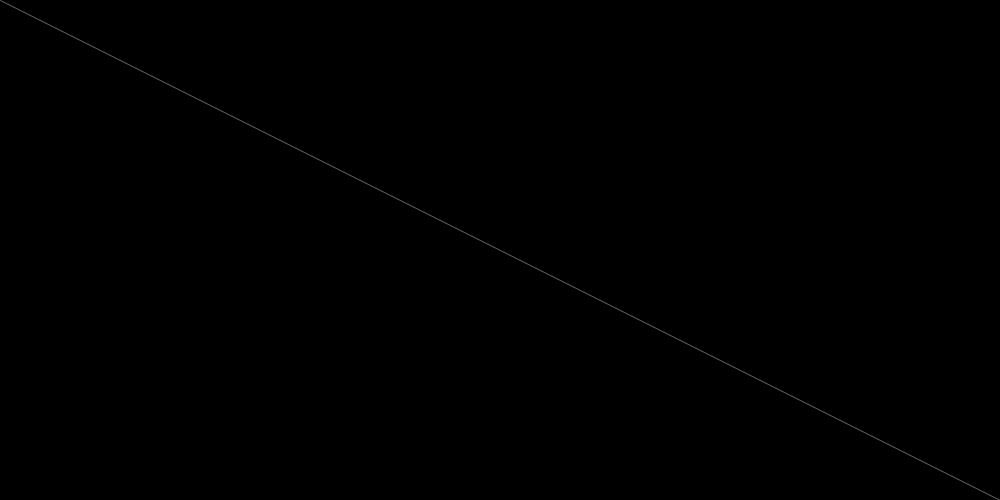
Frame 1 (no input)
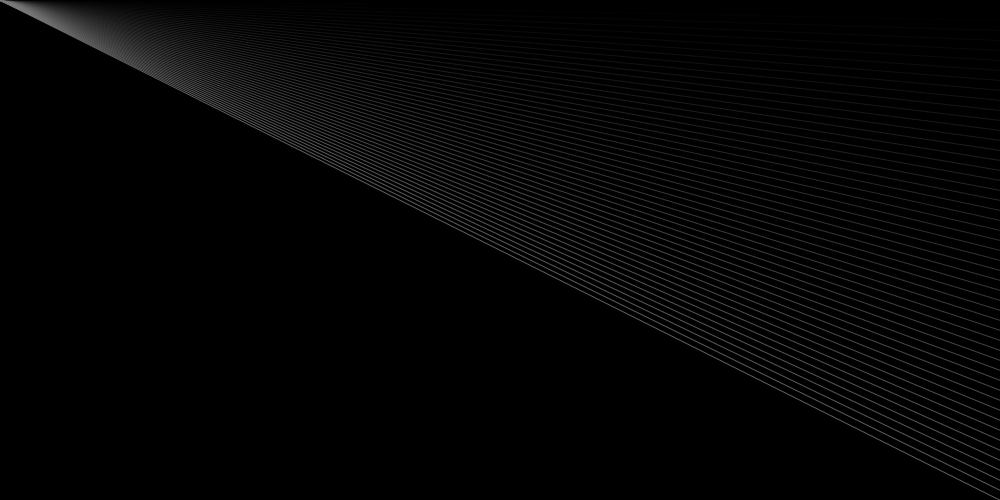
Frame 60 (the mouse pressed at the canvas centre just before this capture)
Frame 120 (the mouse held since frame 60 and released just before this capture): identical to frame 60, image omitted

The Processing sketch that drew these frames (run headless with seeded random() and noise(); from frame 60 on, the mouse is pressed at the canvas centre):

// Processing sketch: processing_32037
// ── processing_32037.pde

int x =0;
int y =0;
int w =1000;
int h =500;
int a = 120;
int b = 200;

void setup()
{
  size(1000,500);
  
 
  background(0);
}

void draw ()
{
stroke(a, b);
b = b - 4;
  line(x,y,w,h );
  h= h - 10 ;
  smooth();
  
  
  

 
  }
